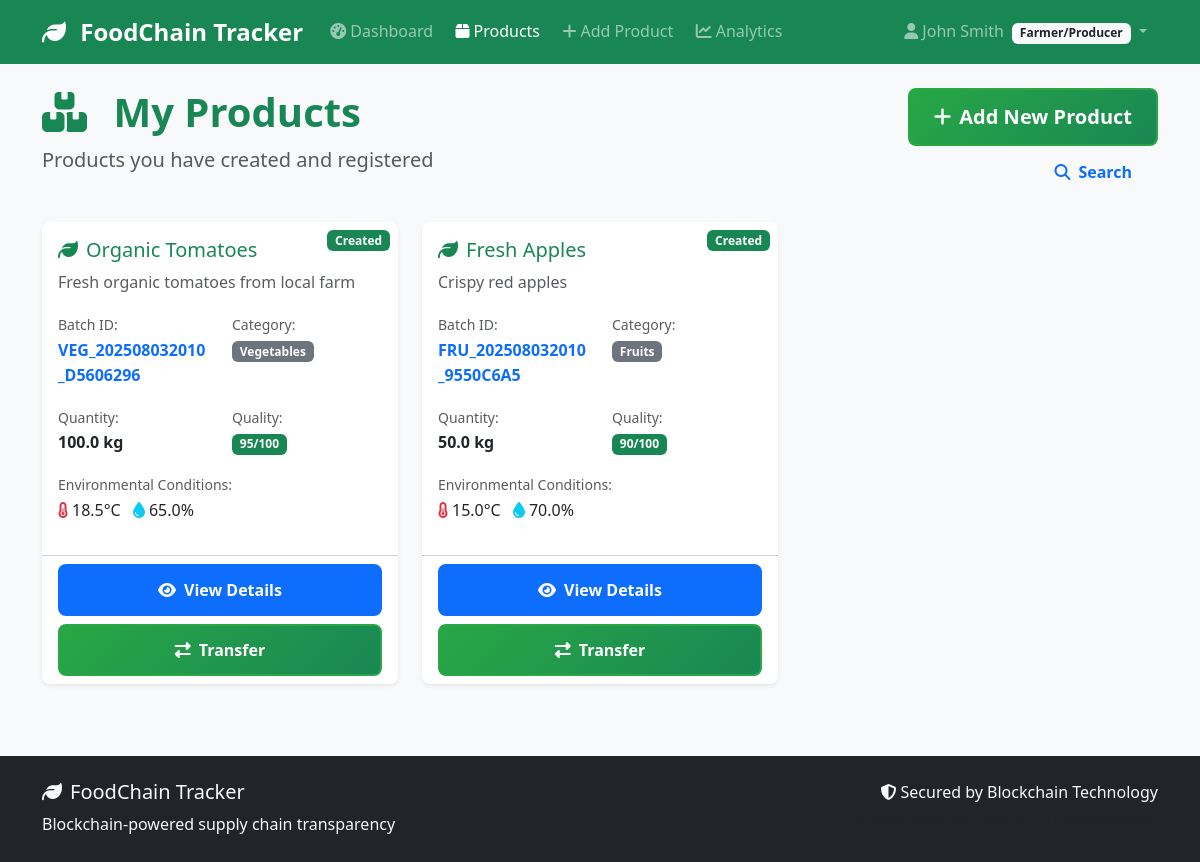
/products/ (signed in), run on an earlier commit of the app's database.
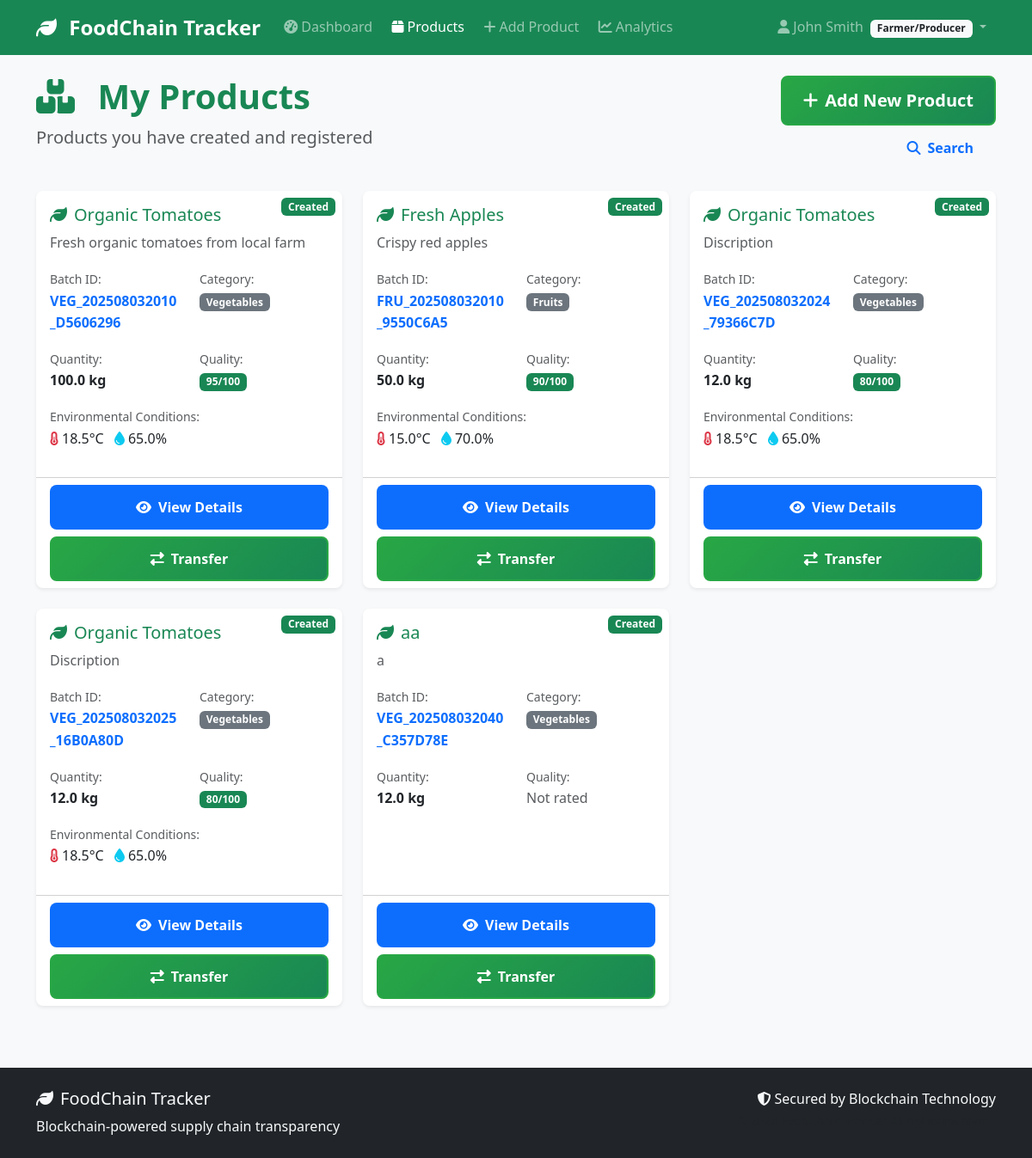
And on a later commit of the database.
### models/user.py (models this page shows, shortened)
class User(UserMixin, db.Model):
    __tablename__ = 'users'
    id = db.Column(db.Integer, primary_key=True)
    username = db.Column(db.String(80), unique=True, nullable=False)
    email = db.Column(db.String(120), unique=True, nullable=False)
    password_hash = db.Column(db.String(200), nullable=False)
    full_name = db.Column(db.String(100), nullable=False)
    phone = db.Column(db.String(20))
    address = db.Column(db.Text)
    role = db.Column(db.String(20), nullable=False)  # 'farmer', 'distributor', 'retailer', 'inspector'
    company_name = db.Column(db.String(100))
    license_number = db.Column(db.String(50))  # Business license or certification
    is_active = db.Column(db.Boolean, default=True)
    is_verified = db.Column(db.Boolean, default=False)  # For business verification
    created_at = db.Column(db.DateTime, default=datetime.utcnow)
    last_login = db.Column(db.DateTime)
    products_created = db.relationship('Product', foreign_keys='Product.created_by',
                                     backref='creator', lazy='dynamic')
    sent_transactions = db.relationship('Transaction', foreign_keys='Transaction.from_user_id',
                                      backref='sender', lazy='dynamic')
    received_transactions = db.relationship('Transaction', foreign_keys='Transaction.to_user_id',
                                          backref='receiver', lazy='dynamic')
    def get_role_display(self):
        role_names = {
            'farmer': 'Farmer/Producer',
            'distributor': 'Distributor',
            'retailer': 'Retailer',
            'inspector': 'Inspector'
        }
        return role_names.get(self.role, self.role.title())
    def can_create_products(self):
        return self.role == 'farmer'
    def can_transfer_products(self):
        return self.role in ['farmer', 'distributor']

### models/product.py (models this page shows, shortened)
class Product(db.Model):
    __tablename__ = 'products'
    id = db.Column(db.Integer, primary_key=True)
    batch_id = db.Column(db.String(50), unique=True, nullable=False)
    name = db.Column(db.String(100), nullable=False)
    category = db.Column(db.String(50), nullable=False)  # 'vegetables', 'fruits', 'grains', etc.
    description = db.Column(db.Text)
    quantity = db.Column(db.Float, nullable=False)  # Amount of product
    unit = db.Column(db.String(20), nullable=False)  # 'kg', 'tons', 'boxes', etc.
    quality_grade = db.Column(db.String(10))  # 'A', 'B', 'C', or custom grading
    quality_score = db.Column(db.Integer)  # 0-100 quality score
    origin_location = db.Column(db.String(200))  # Where product was produced
    harvest_date = db.Column(db.Date)
    expiry_date = db.Column(db.Date)
    current_location = db.Column(db.String(200))
    status = db.Column(db.String(50), default='created')  # 'created', 'in_transit', 'delivered', 'expired'
    temperature = db.Column(db.Float)  # Celsius
    humidity = db.Column(db.Float)     # Percentage
    pressure = db.Column(db.Float)     # For certain products
    created_by = db.Column(db.Integer, db.ForeignKey('users.id'), nullable=False)
    current_owner_id = db.Column(db.Integer, db.ForeignKey('users.id'), nullable=False)
    created_at = db.Column(db.DateTime, default=datetime.utcnow)
    updated_at = db.Column(db.DateTime, default=datetime.utcnow, onupdate=datetime.utcnow)
    current_owner = db.relationship('User', foreign_keys=[current_owner_id], backref='owned_products')
    transactions = db.relationship('Transaction', backref='product', lazy='dynamic', cascade='all, delete-orphan')
    def is_expired(self):
        if not self.expiry_date:
            return False
        return datetime.now().date() > self.expiry_date
    def days_until_expiry(self):
        if not self.expiry_date:
            return None
        delta = self.expiry_date - datetime.now().date()
        return delta.days

### routes/products.py (the view)
@products_bp.route('/')
@login_required
def list_products():
    page = request.args.get('page', 1, type=int)
    per_page = 20
    if current_user.role == 'farmer':
        products = current_user.products_created.paginate(
            page=page, per_page=per_page, error_out=False
        )
    elif current_user.role in ['distributor', 'retailer']:
        products = current_user.owned_products.paginate(
            page=page, per_page=per_page, error_out=False
        )
    else:
        products = Product.query.paginate(
            page=page, per_page=per_page, error_out=False
        )
    return render_template('products/list.html', products=products)

### templates/products/list.html (shortened to what this page needs)
{% extends "base.html" %}
{% block content %}
<div class="row mb-4">
    <div class="col-md-8">
        <h1 class="display-6 fw-bold text-success">
            <i class="fas fa-boxes me-3"></i>
            {% if current_user.role == 'farmer' %}
                My Products
            {% elif current_user.role in ['distributor', 'retailer'] %}
                Owned Products
            {% else %}
                All Products
            {% endif %}
        </h1>
        <p class="lead text-muted">
            {% if current_user.role == 'farmer' %}
                Products you have created and registered
            {% elif current_user.role in ['distributor', 'retailer'] %}
                Products currently in your possession
            {% else %}
                System-wide product overview
            {% endif %}
        </p>
    </div>
    <div class="col-md-4 text-end">
        {% if current_user.can_create_products() %}
            <a href="{{ url_for('products.add_product') }}" class="btn btn-success btn-lg">
                <i class="fas fa-plus me-2"></i>Add New Product
            </a>
        {% endif %}
        <a href="{{ url_for('products.search_products') }}" class="btn btn-outline-primary">
            <i class="fas fa-search me-2"></i>Search
        </a>
    </div>
</div>
{% if products.items %}
    <div class="row">
        {% for product in products.items %}
            <div class="col-lg-4 col-md-6 mb-4">
                <div class="card h-100 shadow-sm">
                    <div class="position-relative">
                        <span class="position-absolute top-0 end-0 m-2 badge bg-{{ 'success' if product.status == 'created' else 'warning' if product.status == 'in_transit' else 'info' if product.status == 'delivered' else 'danger' }}">
                            {{ product.status.title() }}
                        </span>
                    </div>
                    <div class="card-body">
                        <h5 class="card-title text-success">
                            <i class="fas fa-leaf me-2"></i>{{ product.name }}
                        </h5>
                        <p class="card-text text-muted">{{ product.description[:100] }}{% if product.description|length > 100 %}...{% endif %}</p>
                        <div class="row mb-3">
                            <div class="col-6">
                                <small class="text-muted">Batch ID:</small><br>
                                <strong class="text-primary">{{ product.batch_id }}</strong>
                            </div>
                            <div class="col-6">
                                <small class="text-muted">Category:</small><br>
                                <span class="badge bg-secondary">{{ product.category.title() }}</span>
                            </div>
                        </div>
                        <div class="row mb-3">
                            <div class="col-6">
                                <small class="text-muted">Quantity:</small><br>
                                <strong>{{ product.quantity }} {{ product.unit }}</strong>
                            </div>
                            <div class="col-6">
                                <small class="text-muted">Quality:</small><br>
                                {% if product.quality_score %}
                                    <span class="badge bg-{{ 'success' if product.quality_score >= 80 else 'warning' if product.quality_score >= 60 else 'danger' }}">
                                        {{ product.quality_score }}/100
                                    </span>
                                {% else %}
                                    <span class="text-muted">Not rated</span>
                                {% endif %}
                            </div>
                        </div>
                        {% if product.temperature %}
                            <div class="mb-3">
                                <small class="text-muted">Environmental Conditions:</small><br>
                                <i class="fas fa-thermometer-half text-danger me-1"></i>{{ product.temperature }}°C
                                {% if product.humidity %}
                                    <i class="fas fa-tint text-info ms-2 me-1"></i>{{ product.humidity }}%
                                {% endif %}
                            </div>
                        {% endif %}
                    </div>
                    <div class="card-footer bg-transparent">
                        <div class="d-grid gap-2">
                            <a href="{{ url_for('products.view_product', id=product.id) }}" class="btn btn-primary">
                                <i class="fas fa-eye me-2"></i>View Details
                            </a>
                            {% if current_user.id == product.current_owner_id and current_user.can_transfer_products() %}
                                <a href="{{ url_for('products.transfer_product', id=product.id) }}" class="btn btn-success">
                                    <i class="fas fa-exchange-alt me-2"></i>Transfer
                                </a>
                            {% endif %}
                        </div>
                    </div>
                </div>
            </div>
        {% endfor %}
    </div>
{% endif %}
{% endblock %}

### templates/base.html (shortened to what this page needs)
<!DOCTYPE html>
<html lang="en">
<head>
    <link href="https://cdn.jsdelivr.net/npm/bootstrap@5.3.0/dist/css/bootstrap.min.css" rel="stylesheet">
    <link href="https://cdnjs.cloudflare.com/ajax/libs/font-awesome/6.4.0/css/all.min.css" rel="stylesheet">
    <link href="{{ url_for('static', filename='css/style.css') }}" rel="stylesheet">
</head>
<body>
    <nav class="navbar navbar-expand-lg navbar-dark bg-success">
        <div class="container">
            <a class="navbar-brand" href="{{ url_for('index') }}">
                <i class="fas fa-leaf me-2"></i>
                FoodChain Tracker
            </a>
            <div class="collapse navbar-collapse" id="navbarNav">
                <ul class="navbar-nav me-auto">
                    {% if current_user.is_authenticated %}
                        <li class="nav-item">
                            <a class="nav-link" href="{{ url_for('dashboard.main') }}">
                                <i class="fas fa-tachometer-alt me-1"></i>Dashboard
                            </a>
                        </li>
                        <li class="nav-item">
                            <a class="nav-link" href="{{ url_for('products.list_products') }}">
                                <i class="fas fa-box me-1"></i>Products
                            </a>
                        </li>
                        {% if current_user.can_create_products() %}
                        <li class="nav-item">
                            <a class="nav-link" href="{{ url_for('products.add_product') }}">
                                <i class="fas fa-plus me-1"></i>Add Product
                            </a>
                        </li>
                        {% endif %}
                        <li class="nav-item">
                            <a class="nav-link" href="{{ url_for('analytics.dashboard') }}">
                                <i class="fas fa-chart-line me-1"></i>Analytics
                            </a>
                        </li>
                    {% endif %}
                </ul>
                <ul class="navbar-nav">
                    {% if current_user.is_authenticated %}
                        <li class="nav-item dropdown">
                            <a class="nav-link dropdown-toggle" href="#" id="navbarDropdown" role="button" data-bs-toggle="dropdown">
                                <i class="fas fa-user me-1"></i>{{ current_user.full_name }}
                                <span class="badge bg-light text-dark ms-1">{{ current_user.get_role_display() }}</span>
                            </a>
                        </li>
                    {% endif %}
                </ul>
            </div>
        </div>
    </nav>
    <main class="container my-4">
        {% block content %}{% endblock %}
    </main>
    <footer class="bg-dark text-light py-4 mt-5">
        <div class="container">
            <div class="row">
                <div class="col-md-6">
                    <h5><i class="fas fa-leaf me-2"></i>FoodChain Tracker</h5>
                    <p class="mb-0">Blockchain-powered supply chain transparency</p>
                </div>
                <div class="col-md-6 text-md-end">
                    <p class="mb-0">
                        <i class="fas fa-shield-alt me-1"></i>Secured by Blockchain Technology
                    </p>
                    <small class="text-muted">© 2024 FoodChain Tracker. All rights reserved.</small>
                </div>
            </div>
        </div>
    </footer>
</body>
</html>

### static/css/style.css (style rules this page uses)
:root { --primary-green: #28a745; --secondary-green: #20c997; --success-green: #198754; --warning-orange: #fd7e14; --danger-red: #dc3545; --info-blue: #0dcaf0; --dark-blue: #0d6efd; --light-gray: #f8f9fa; --border-radius: 0.5rem; --shadow: 0 0.125rem 0.25rem rgba(0, 0, 0, 0.075); --shadow-lg: 0 1rem 3rem rgba(0, 0, 0, 0.175); }
body { font-family: 'Segoe UI', Tahoma, Geneva, Verdana, sans-serif; background-color: #f8f9fa; line-height: 1.6; }
.navbar-brand { font-weight: 700; font-size: 1.5rem; }
.navbar-nav .nav-link { font-weight: 500; border-radius: var(--border-radius); margin: 0 0.2rem; transition: all 0.3s ease; }
.card { border: none; border-radius: var(--border-radius); box-shadow: var(--shadow); transition: all 0.3s ease; }
.btn { border-radius: var(--border-radius); font-weight: 600; padding: 0.75rem 1.5rem; transition: all 0.3s ease; border: 2px solid transparent; }
.btn-success { background: linear-gradient(135deg, var(--primary-green) 0%, var(--success-green) 100%); border-color: var(--primary-green); }

What changed in the data, as far as the page shows it:
added Product: status "Created", name "Organic Tomatoes", description "Discription", batch_id "VEG_202508032024_79366C7D", category "Vegetables", quantity "12.0", unit "kg", quality_score "80", temperature "18.5", humidity "65.0"
added Product: status "Created", name "Organic Tomatoes", description "Discription", batch_id "VEG_202508032025_16B0A80D", category "Vegetables", quantity "12.0", unit "kg", quality_score "80", temperature "18.5", humidity "65.0"
added Product: status "Created", name "aa", description "a", batch_id "VEG_202508032040_C357D78E", category "Vegetables", quantity "12.0", unit "kg", quality_score "Not rated"
